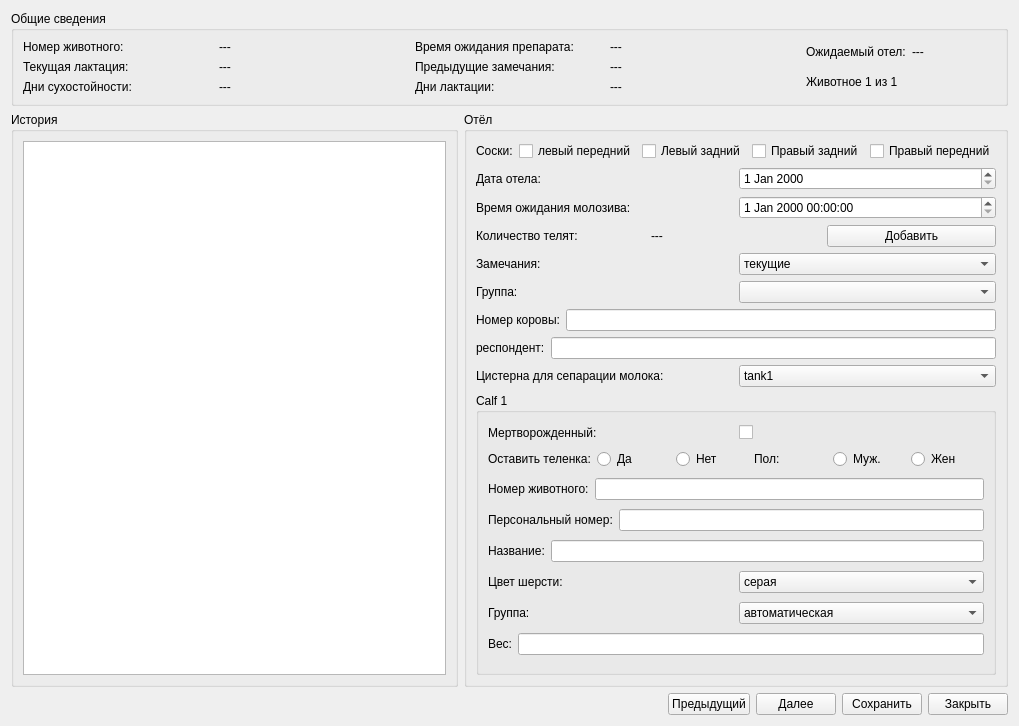
<?xml version="1.0" encoding="UTF-8"?>
<ui version="4.0">
 <class>table_form_1_2_otel_add</class>
 <widget class="QWidget" name="table_form_1_2_otel_add">
  <property name="geometry">
   <rect>
    <x>0</x>
    <y>0</y>
    <width>1019</width>
    <height>726</height>
   </rect>
  </property>
  <property name="windowTitle">
   <string>Form</string>
  </property>
  <layout class="QVBoxLayout" name="verticalLayout_9">
   <item>
    <widget class="QGroupBox" name="groupBox_3">
     <property name="title">
      <string>Общие сведения</string>
     </property>
     <layout class="QHBoxLayout" name="horizontalLayout_3">
      <item>
       <layout class="QVBoxLayout" name="verticalLayout_3">
        <item>
         <widget class="QLabel" name="label_2">
          <property name="text">
           <string>Номер животного:</string>
          </property>
         </widget>
        </item>
        <item>
         <widget class="QLabel" name="label_3">
          <property name="text">
           <string>Текущая лактация:</string>
          </property>
         </widget>
        </item>
        <item>
         <widget class="QLabel" name="label_4">
          <property name="text">
           <string>Дни сухостойности:</string>
          </property>
         </widget>
        </item>
       </layout>
      </item>
      <item>
       <layout class="QVBoxLayout" name="verticalLayout_4">
        <item>
         <widget class="QLabel" name="label_number">
          <property name="text">
           <string>---</string>
          </property>
         </widget>
        </item>
        <item>
         <widget class="QLabel" name="label_current_lactation">
          <property name="text">
           <string>---</string>
          </property>
         </widget>
        </item>
        <item>
         <widget class="QLabel" name="label_days_suhostoinost">
          <property name="text">
           <string>---</string>
          </property>
         </widget>
        </item>
       </layout>
      </item>
      <item>
       <layout class="QVBoxLayout" name="verticalLayout_5">
        <item>
         <widget class="QLabel" name="label_5">
          <property name="text">
           <string>Время ожидания препарата:</string>
          </property>
         </widget>
        </item>
        <item>
         <widget class="QLabel" name="label_6">
          <property name="text">
           <string>Предыдущие замечания:</string>
          </property>
         </widget>
        </item>
        <item>
         <widget class="QLabel" name="label_7">
          <property name="text">
           <string>Дни лактации:</string>
          </property>
         </widget>
        </item>
       </layout>
      </item>
      <item>
       <layout class="QVBoxLayout" name="verticalLayout_6">
        <item>
         <widget class="QLabel" name="label_time_wait_otel">
          <property name="text">
           <string>---</string>
          </property>
         </widget>
        </item>
        <item>
         <widget class="QLabel" name="label_before_comments">
          <property name="text">
           <string>---</string>
          </property>
         </widget>
        </item>
        <item>
         <widget class="QLabel" name="label_days_lactation">
          <property name="text">
           <string>---</string>
          </property>
         </widget>
        </item>
       </layout>
      </item>
      <item>
       <layout class="QVBoxLayout" name="verticalLayout_7">
        <item>
         <layout class="QHBoxLayout" name="horizontalLayout_2">
          <item>
           <widget class="QLabel" name="label_8">
            <property name="text">
             <string>Ожидаемый отел:</string>
            </property>
           </widget>
          </item>
          <item>
           <widget class="QLabel" name="label_wait_otel">
            <property name="text">
             <string>---</string>
            </property>
           </widget>
          </item>
         </layout>
        </item>
        <item>
         <widget class="QLabel" name="label_9">
          <property name="text">
           <string>Животное 1 из 1</string>
          </property>
         </widget>
        </item>
       </layout>
      </item>
     </layout>
    </widget>
   </item>
   <item>
    <layout class="QHBoxLayout" name="horizontalLayout_22">
     <item>
      <widget class="QGroupBox" name="groupBox">
       <property name="title">
        <string>История</string>
       </property>
       <layout class="QVBoxLayout" name="verticalLayout">
        <item>
         <widget class="QTableWidget" name="tableWidget"/>
        </item>
       </layout>
      </widget>
     </item>
     <item>
      <widget class="QGroupBox" name="groupBox_2">
       <property name="title">
        <string>Отёл</string>
       </property>
       <layout class="QVBoxLayout" name="verticalLayout_8">
        <item>
         <layout class="QHBoxLayout" name="horizontalLayout_12">
          <item>
           <widget class="QLabel" name="label_16">
            <property name="text">
             <string>Соски:</string>
            </property>
           </widget>
          </item>
          <item>
           <layout class="QHBoxLayout" name="horizontalLayout_11">
            <item>
             <widget class="QCheckBox" name="checkBox_lt">
              <property name="text">
               <string>левый передний</string>
              </property>
             </widget>
            </item>
            <item>
             <widget class="QCheckBox" name="checkBox_lb">
              <property name="text">
               <string>Левый задний</string>
              </property>
             </widget>
            </item>
            <item>
             <widget class="QCheckBox" name="checkBox_rt">
              <property name="text">
               <string>Правый задний</string>
              </property>
             </widget>
            </item>
            <item>
             <widget class="QCheckBox" name="checkBox_rb">
              <property name="text">
               <string>Правый передний</string>
              </property>
             </widget>
            </item>
           </layout>
          </item>
         </layout>
        </item>
        <item>
         <layout class="QHBoxLayout" name="horizontalLayout">
          <item>
           <widget class="QLabel" name="label">
            <property name="text">
             <string>Дата отела:</string>
            </property>
           </widget>
          </item>
          <item>
           <widget class="QDateEdit" name="dateEdit_wait_otel"/>
          </item>
         </layout>
        </item>
        <item>
         <layout class="QHBoxLayout" name="horizontalLayout_4">
          <item>
           <widget class="QLabel" name="label_10">
            <property name="text">
             <string>Время ожидания молозива:</string>
            </property>
           </widget>
          </item>
          <item>
           <widget class="QDateTimeEdit" name="dateTimeEdit_wait_molosive"/>
          </item>
         </layout>
        </item>
        <item>
         <layout class="QHBoxLayout" name="horizontalLayout_6">
          <item>
           <widget class="QLabel" name="label_11">
            <property name="text">
             <string>Количество телят:</string>
            </property>
           </widget>
          </item>
          <item>
           <widget class="QLabel" name="label_telyat_counter">
            <property name="text">
             <string>---</string>
            </property>
           </widget>
          </item>
          <item>
           <widget class="QPushButton" name="pushButton_add_telyat">
            <property name="text">
             <string>Добавить</string>
            </property>
           </widget>
          </item>
         </layout>
        </item>
        <item>
         <layout class="QHBoxLayout" name="horizontalLayout_7">
          <item>
           <widget class="QLabel" name="label_12">
            <property name="text">
             <string>Замечания:</string>
            </property>
           </widget>
          </item>
          <item>
           <widget class="QComboBox" name="comboBox_comments">
            <item>
             <property name="text">
              <string>текущие</string>
             </property>
            </item>
           </widget>
          </item>
         </layout>
        </item>
        <item>
         <layout class="QHBoxLayout" name="horizontalLayout_8">
          <item>
           <widget class="QLabel" name="label_13">
            <property name="text">
             <string>Группа:</string>
            </property>
           </widget>
          </item>
          <item>
           <widget class="QComboBox" name="comboBox_group"/>
          </item>
         </layout>
        </item>
        <item>
         <layout class="QHBoxLayout" name="horizontalLayout_9">
          <item>
           <widget class="QLabel" name="label_14">
            <property name="text">
             <string>Номер коровы:</string>
            </property>
           </widget>
          </item>
          <item>
           <widget class="QLineEdit" name="lineEdit_number_cow"/>
          </item>
         </layout>
        </item>
        <item>
         <layout class="QHBoxLayout" name="horizontalLayout_10">
          <item>
           <widget class="QLabel" name="label_15">
            <property name="text">
             <string>респондент:</string>
            </property>
           </widget>
          </item>
          <item>
           <widget class="QLineEdit" name="lineEdit_respondent"/>
          </item>
         </layout>
        </item>
        <item>
         <layout class="QHBoxLayout" name="horizontalLayout_13">
          <item>
           <widget class="QLabel" name="label_17">
            <property name="text">
             <string>Цистерна для сепарации молока:</string>
            </property>
           </widget>
          </item>
          <item>
           <widget class="QComboBox" name="comboBox_cisterna_milk">
            <item>
             <property name="text">
              <string>tank1</string>
             </property>
            </item>
            <item>
             <property name="text">
              <string>tank2</string>
             </property>
            </item>
           </widget>
          </item>
         </layout>
        </item>
        <item>
         <widget class="QGroupBox" name="groupBox_4">
          <property name="title">
           <string>Calf 1</string>
          </property>
          <layout class="QVBoxLayout" name="verticalLayout_2">
           <item>
            <layout class="QHBoxLayout" name="horizontalLayout_14">
             <item>
              <widget class="QLabel" name="label_18">
               <property name="text">
                <string>Мертворожденный:</string>
               </property>
              </widget>
             </item>
             <item>
              <widget class="QCheckBox" name="checkBox_depth">
               <property name="text">
                <string/>
               </property>
              </widget>
             </item>
            </layout>
           </item>
           <item>
            <layout class="QHBoxLayout" name="horizontalLayout_15">
             <item>
              <widget class="QLabel" name="label_19">
               <property name="text">
                <string>Оставить теленка:</string>
               </property>
              </widget>
             </item>
             <item>
              <widget class="QRadioButton" name="radioButton_Y">
               <property name="text">
                <string>Да</string>
               </property>
              </widget>
             </item>
             <item>
              <widget class="QRadioButton" name="radioButton_N">
               <property name="text">
                <string>Нет</string>
               </property>
              </widget>
             </item>
             <item>
              <widget class="QLabel" name="label_20">
               <property name="text">
                <string>Пол:</string>
               </property>
              </widget>
             </item>
             <item>
              <widget class="QRadioButton" name="radioButton_m">
               <property name="text">
                <string>Муж.</string>
               </property>
              </widget>
             </item>
             <item>
              <widget class="QRadioButton" name="radioButton_w">
               <property name="text">
                <string>Жен</string>
               </property>
              </widget>
             </item>
            </layout>
           </item>
           <item>
            <layout class="QHBoxLayout" name="horizontalLayout_16">
             <item>
              <widget class="QLabel" name="label_21">
               <property name="text">
                <string>Номер животного:</string>
               </property>
              </widget>
             </item>
             <item>
              <widget class="QLineEdit" name="lineEdit_number_animal"/>
             </item>
            </layout>
           </item>
           <item>
            <layout class="QHBoxLayout" name="horizontalLayout_17">
             <item>
              <widget class="QLabel" name="label_22">
               <property name="text">
                <string>Персональный номер:</string>
               </property>
              </widget>
             </item>
             <item>
              <widget class="QLineEdit" name="lineEdit_personal_number"/>
             </item>
            </layout>
           </item>
           <item>
            <layout class="QHBoxLayout" name="horizontalLayout_18">
             <item>
              <widget class="QLabel" name="label_23">
               <property name="text">
                <string>Название:</string>
               </property>
              </widget>
             </item>
             <item>
              <widget class="QLineEdit" name="lineEdit_name"/>
             </item>
            </layout>
           </item>
           <item>
            <layout class="QHBoxLayout" name="horizontalLayout_19">
             <item>
              <widget class="QLabel" name="label_24">
               <property name="text">
                <string>Цвет шерсти:</string>
               </property>
              </widget>
             </item>
             <item>
              <widget class="QComboBox" name="comboBox_color">
               <item>
                <property name="text">
                 <string>серая</string>
                </property>
               </item>
              </widget>
             </item>
            </layout>
           </item>
           <item>
            <layout class="QHBoxLayout" name="horizontalLayout_20">
             <item>
              <widget class="QLabel" name="label_25">
               <property name="text">
                <string>Группа:</string>
               </property>
              </widget>
             </item>
             <item>
              <widget class="QComboBox" name="comboBox_automatic">
               <item>
                <property name="text">
                 <string>автоматическая</string>
                </property>
               </item>
              </widget>
             </item>
            </layout>
           </item>
           <item>
            <layout class="QHBoxLayout" name="horizontalLayout_21">
             <item>
              <widget class="QLabel" name="label_26">
               <property name="text">
                <string>Вес:</string>
               </property>
              </widget>
             </item>
             <item>
              <widget class="QLineEdit" name="lineEdit_weight"/>
             </item>
            </layout>
           </item>
          </layout>
         </widget>
        </item>
       </layout>
      </widget>
     </item>
    </layout>
   </item>
   <item>
    <layout class="QHBoxLayout" name="horizontalLayout_5">
     <item>
      <spacer name="horizontalSpacer">
       <property name="orientation">
        <enum>Qt::Horizontal</enum>
       </property>
       <property name="sizeHint" stdset="0">
        <size>
         <width>40</width>
         <height>20</height>
        </size>
       </property>
      </spacer>
     </item>
     <item>
      <widget class="QPushButton" name="pushButton">
       <property name="text">
        <string>Предыдущий</string>
       </property>
      </widget>
     </item>
     <item>
      <widget class="QPushButton" name="pushButton_2">
       <property name="text">
        <string>Далее</string>
       </property>
      </widget>
     </item>
     <item>
      <widget class="QPushButton" name="pushButton_3">
       <property name="text">
        <string>Сохранить</string>
       </property>
      </widget>
     </item>
     <item>
      <widget class="QPushButton" name="pushButton_close">
       <property name="text">
        <string>Закрыть</string>
       </property>
      </widget>
     </item>
    </layout>
   </item>
  </layout>
 </widget>
 <resources/>
 <connections/>
</ui>
